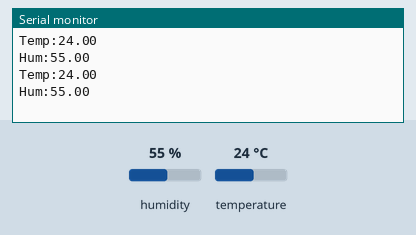
This sketch was run on a simulated Arduino Uno, built with avr-gcc and run on an emulated ATmega328P. Parts: the last lines printed to the serial monitor. The inputs (shaded band) are chosen by the test bench; at power-on: humidity 55 %, temperature 24 °C.

Above: at 1.3 s.
1.4 s: humidity set to 22 %
At 2.9 s:
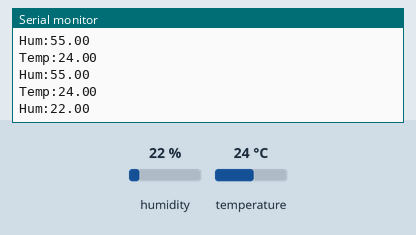
4.1 s: temperature set to 12 °C
At 4.9 s:
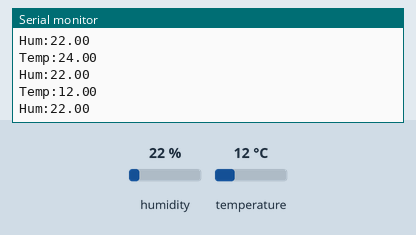
6.8 s: humidity set to 40 %
At 8.6 s:
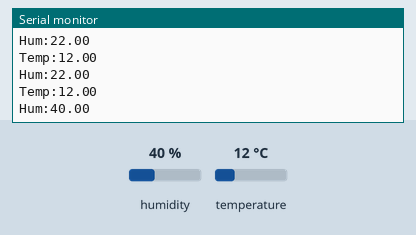
Timing chart, 0 to 10.1 s (numbered marks = the images above; inputs shaded):
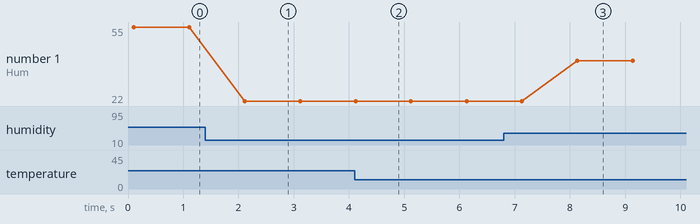

Measured:
- after the input at 1.4 s, the serial monitor: prints a new line after 0.71 s (image 1)
- after the input at 4.1 s, the serial monitor: prints a new line at once (image 2)
- after the input at 6.8 s, the serial monitor: prints a new line after 1.3 s (image 3)
- plotted number 1: 55 → 22 after the input at 1.4 s, 22 → 40 after the input at 6.8 s

The sketch:

testDHT22.ino
```cpp
#include <DHT.h>
#include <DHT_U.h>
#define DHTTYPE DHT22   // DHT 22
// DHT Sensor setup
uint8_t DHTPin = 12;        // on Pin 12 of the Huzzah
DHT dht(DHTPin, DHTTYPE);   // Initialize DHT sensor.

void setup() {
  // open serial connection
  Serial.begin(115200);
  delay(100);

  // start DHT sensor
  pinMode(DHTPin, INPUT);
  dht.begin();
}

void loop() {
  Serial.print("Temp:");
  Serial.println(dht.readTemperature()); // Get temperature
  Serial.print("Hum:");
  Serial.println(dht.readHumidity()); // Get humidity
  delay(1000);
}
```
